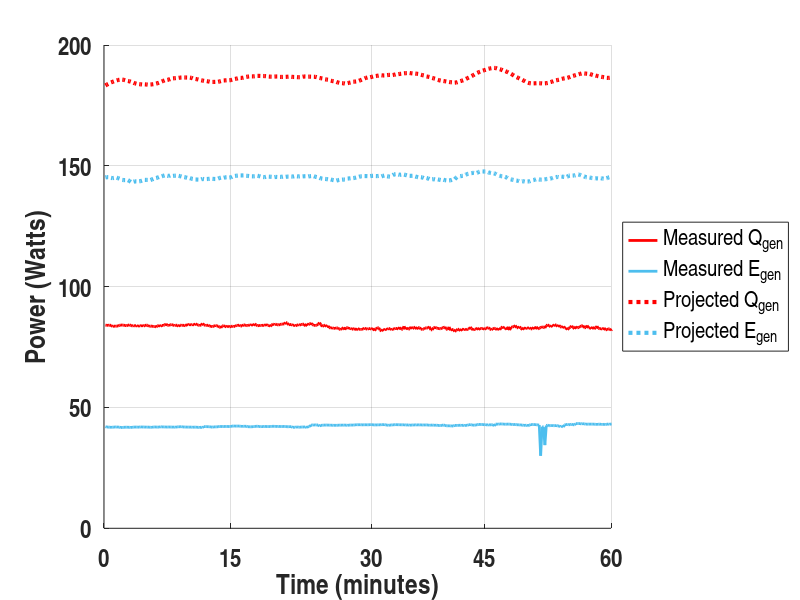
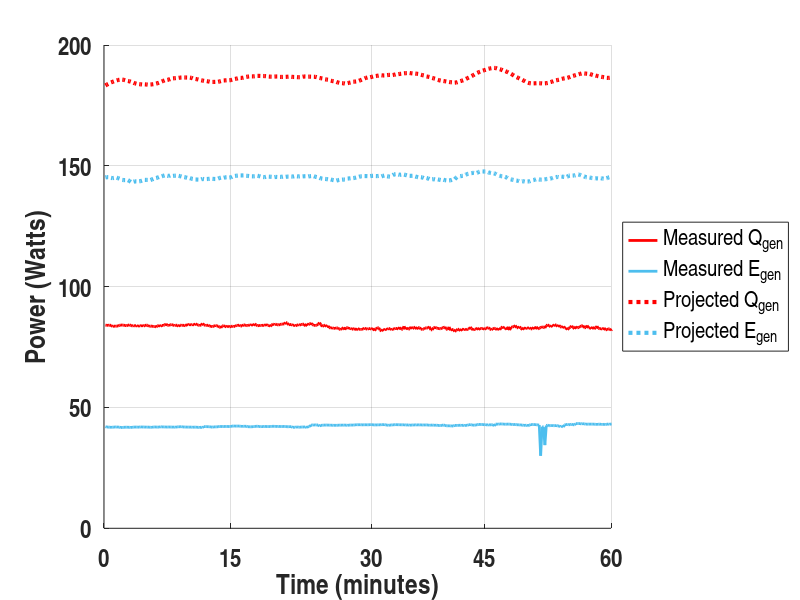

These figures' MATLAB source, in order:
%% This plots the measured and project energy generattion from 
%% February 20th
%% Projective data assume higher R_theta and higher optical eta

clc;
clear all;

% ***** INIT
% Color Log
Turquoise = [0.301960796117783 0.745098054409027 0.933333337306976];
Purple = [0.494117647409439 0.184313729405403 0.556862771511078];
Grey = [0.7 0.7 0.7];

% 20-Feb Measured Qgen & Egen 

load('ICSolar.ICS_Skeleton_20_Feb_2015.mat','measured_Qgen_arrayTotal',...
    'measured_Egen_arrayTotal','Start','End','day');

figure('Color',[1 1 1]);
hold on;

axis([0 360 0 200]);

%Create Title
% title({strcat(day,': Array Total Energy Generation'),...
%     '6 Modules of PV & 12 Modules of Thermal Collection',...
%     'Modeled vs Projected'},...
%     'FontName','Arial Narrow',...
%     'FontSize',18);

%Create xlabel
xlabel('Time (minutes)','FontName','Arial Narrow',...
    'FontSize',20,... % 15.4
    'FontWeight','bold');
set(gca,'XTickLabel',{'0','15','30','45','60'},...
    'FontName','arial narrow',...
    'FontSize',18,... % 14
    'FontWeight','bold'); 
set(gca,'XTick',[0 90 190 270 360]);
set(gca,'XGrid','on');

% Create ylabel
ylabel('Power (Watts)','FontName','Arial Narrow',...
    'FontSize',20,...
    'FontWeight','bold');
set(gca,'YGrid','on',...
    'FontName','arial narrow',...
    'FontSize',18,...
    'FontWeight','bold');


%Plot 

t_s_Egen = measured_Egen_arrayTotal(:,Start:End);
t_s_Qgen = measured_Qgen_arrayTotal(:,Start:End); 


plot(t_s_Qgen,'Color',[1 0 0],'DisplayName','t_o_Qgen','LineWidth',2);
plot(t_s_Egen,'Color',Turquoise,...
    'DisplayName','t_o_Egen','LineWidth',2);


%Plot Projected ...
clc;
clear all;

% 20180404 load('PROJECTED_ICSolar.ICS_Skeleton_20_Feb_2015.mat','Qgen_arrayTotal',...
load('PROJECTED_ICSolar.ICS_Skeleton_20_Feb_2015_v7.mat','Qgen_arrayTotal',...
    'Egen_arrayTotal','Start','End','day');
Turquoise = [0.301960796117783 0.745098054409027 0.933333337306976];

t_s_Qgen = Qgen_arrayTotal(:,Start:End);
t_s_Egen = Egen_arrayTotal(:,Start:End);
 


plot(t_s_Qgen,'Color',[1 0 0],...
    'LineWidth',3,...
    'LineStyle',':');
plot(t_s_Egen,'Color',Turquoise,...
    'LineWidth',3,...
    'LineStyle',':');

legend('Measured Q_{gen}','Measured E_{gen}',...
   'Projected Q_{gen}','Projected E_{gen}',...
    'Location','eastoutside');    %'southeast'
set(legend,'FontName','Arial Narrow');

filename = strcat(day,'Projected Energy');
savefig(filename);
print(filename,'-dpng');

